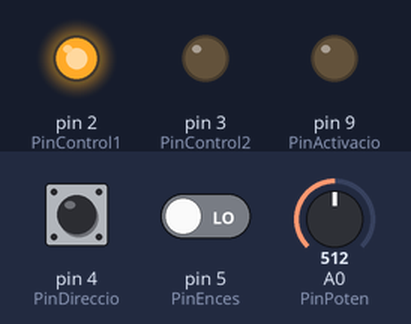
Simulated run of this sketch. Board: Arduino Uno, built with avr-gcc and run on an emulated ATmega328P. On the bench: output pins drawn as LEDs (lit = HIGH). Dashed ring = blinking. The test bench sets the inputs (shaded band); at power-on: pin 4 (PinDireccio) LOW, pin 5 (PinEnces) LOW, A0 (PinPoten) = 512.

Above: at 1.2 s.
1.3 s: pin 4 (PinDireccio) driven HIGH
At 2.4 s:
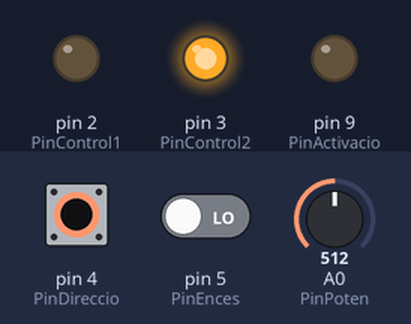
2.8 s: pin 5 (PinEnces) driven HIGH
At 3.6 s:
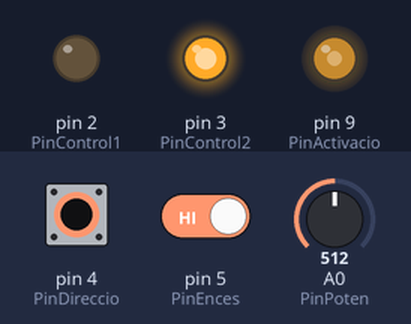
4.3 s: A0 (PinPoten) set to 716
At 4.7 s:
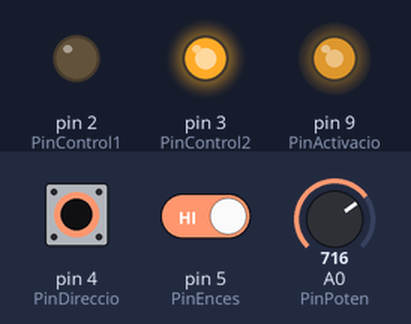
5.8 s: A0 (PinPoten) set to 900
At 7.0 s:
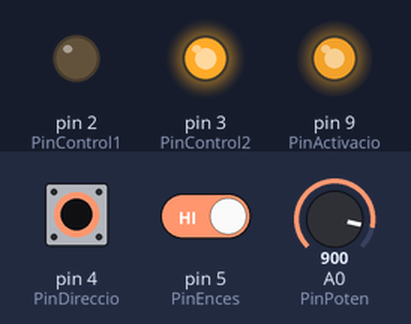
7.3 s: A0 (PinPoten) set to 122
At 8.2 s:
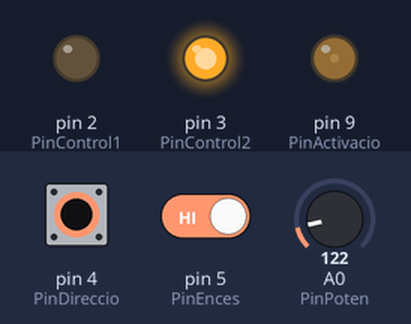
8.8 s: pin 4 (PinDireccio) pulsed LOW 5 times (0.12 s each, 0.3 s apart)
At 9.69 s:
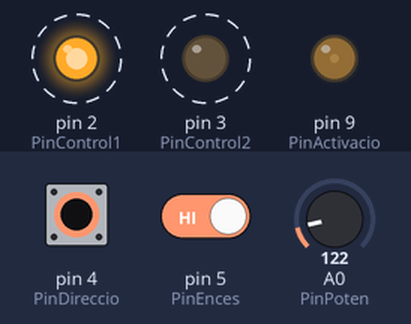
Timing chart, 0 to 11.8 s (numbered marks = the images above; inputs shaded):
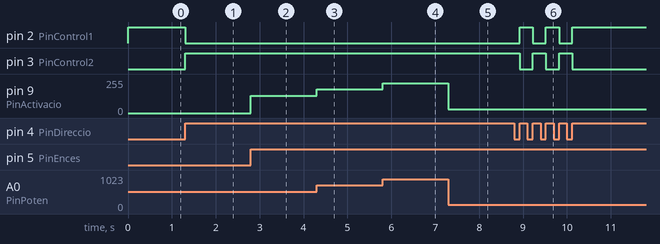

The sketch:

P10_Zootropo.ino
```cpp
const int PinControl1 = 2;
const int PinControl2 = 3;
const int PinActivacio = 9;
const int PinDireccio = 4;
const int PinEnces= 5;
const int PinPoten = A0;

int EstatPA  = 0;
int EstatPPA = 0;
int EstatPD  = 0;
int EstatPPD = 0;

int Motor = 0;
int Velocitat = 0;
int Direccio = 1;

void setup(){
  pinMode(PinControl1,OUTPUT);
  pinMode(PinControl2,OUTPUT);
  pinMode(PinActivacio,OUTPUT);
  pinMode(PinDireccio,INPUT);
  pinMode(PinEnces,INPUT);

  digitalWrite(PinActivacio,LOW);
}

void loop(){
  EstatPA = digitalRead(PinEnces);
  delay(1);
  EstatPD = digitalRead(PinDireccio);
  Velocitat = analogRead(PinPoten)/4;
  if(EstatPA != EstatPPA){
    if(EstatPA == HIGH){
      Motor = !Motor;
    }
  }
  if(EstatPD != EstatPPD){
    if(EstatPD == HIGH){
      Direccio = !Direccio;
    }
  }
  if(Direccio ==1){
    digitalWrite(PinControl1,HIGH);
    digitalWrite(PinControl2,LOW);
  }
  else{
    digitalWrite(PinControl1,LOW);
    digitalWrite(PinControl2,HIGH);
  }
  if(Motor ==1){
    analogWrite(PinActivacio,Velocitat);
  }
  else{
    analogWrite(PinActivacio,0);
  }
  EstatPPD = EstatPD;
  EstatPPA = EstatPA;
}
```

Measured:
- after the input at 1.3 s, pin 2 (PinControl1): HIGH → LOW at once; pin 3 (PinControl2): LOW → HIGH at once
- after the input at 2.8 s, pin 9 (PinActivacio): 0/255 → 128/255 at once
- after the input at 4.3 s, pin 9 (PinActivacio): 128/255 → 179/255 at once
- after the input at 5.8 s, pin 9 (PinActivacio): 179/255 → 225/255 at once
- after the input at 7.3 s, pin 9 (PinActivacio): 225/255 → 30/255 at once
- after the input at 8.8 s, pin 2 (PinControl1): alternates HIGH for 0.30 s and LOW for 0.30 s, 5 changes in all, then stays HIGH, starting after 0.12 s; pin 3 (PinControl2): alternates HIGH for 0.30 s and LOW for 0.30 s, 5 changes in all, then stays LOW, starting after 0.12 s
